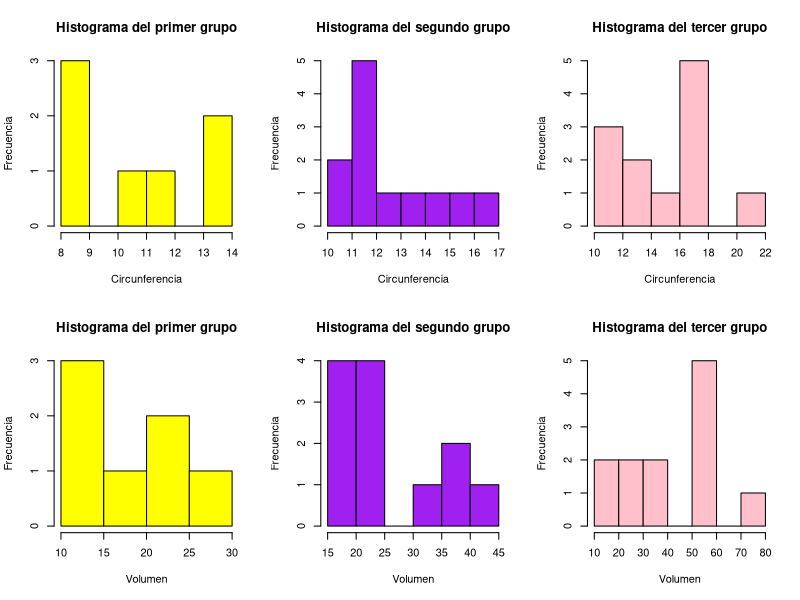
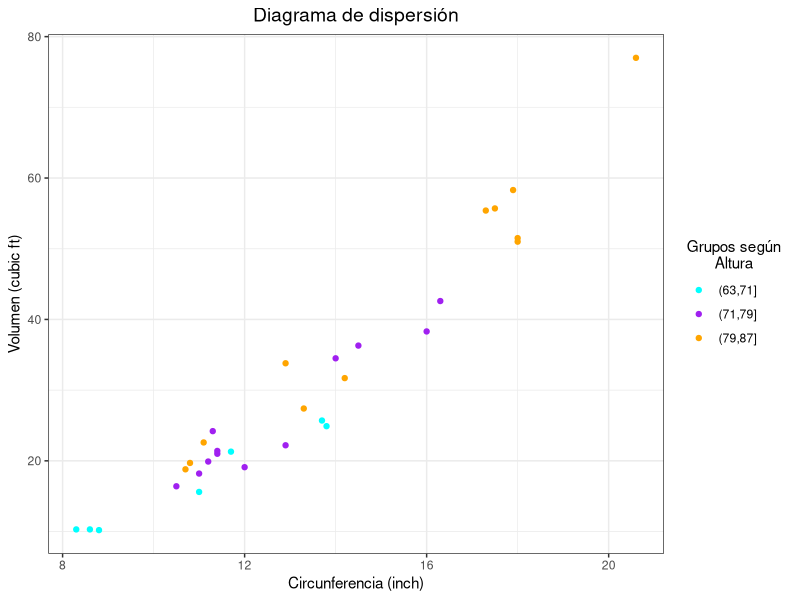
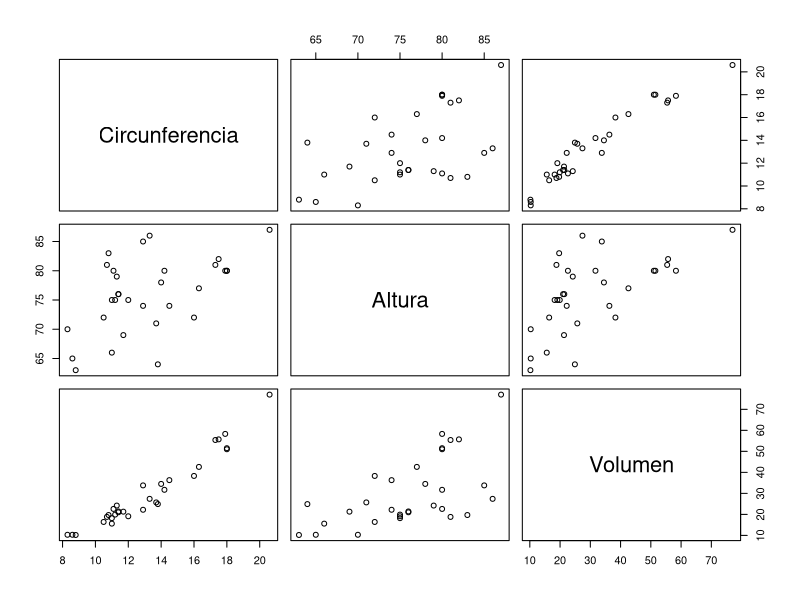
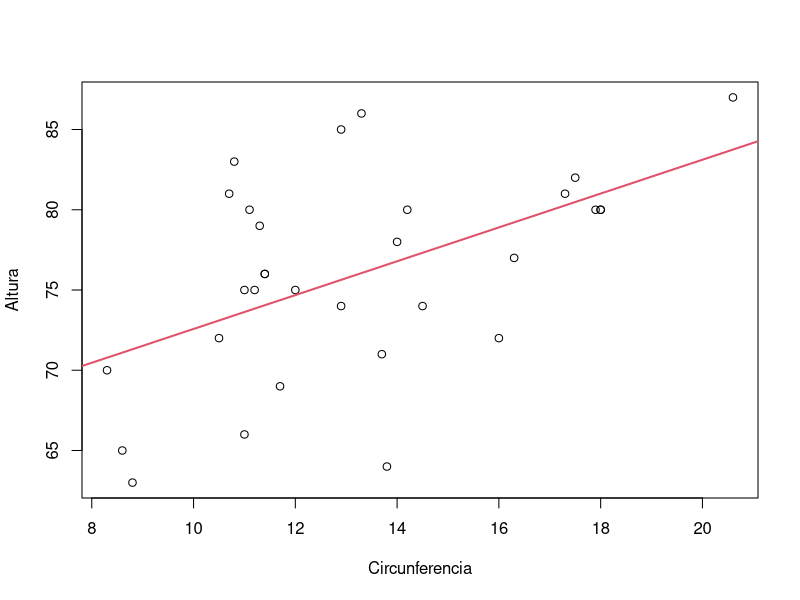
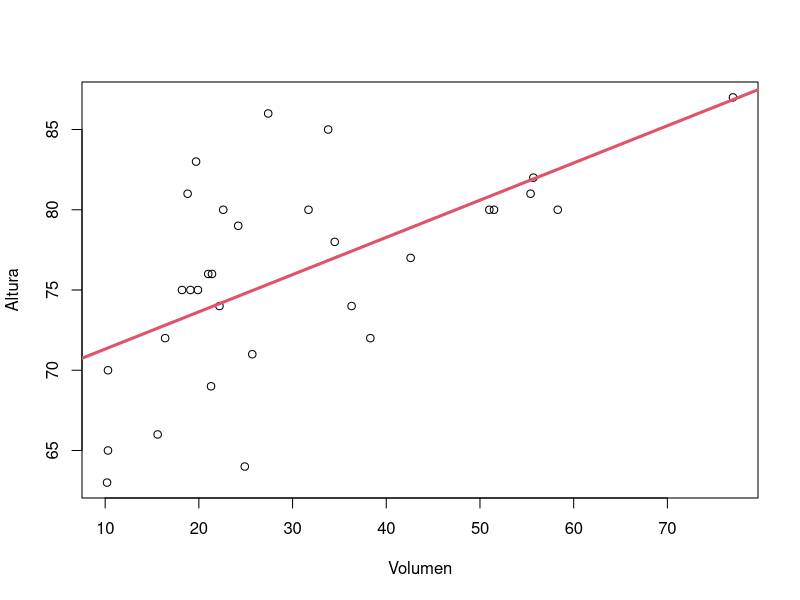
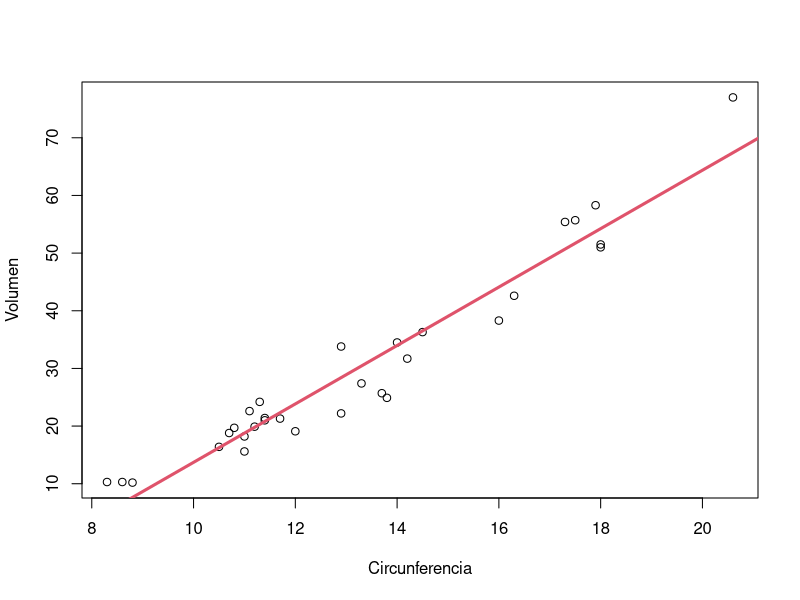
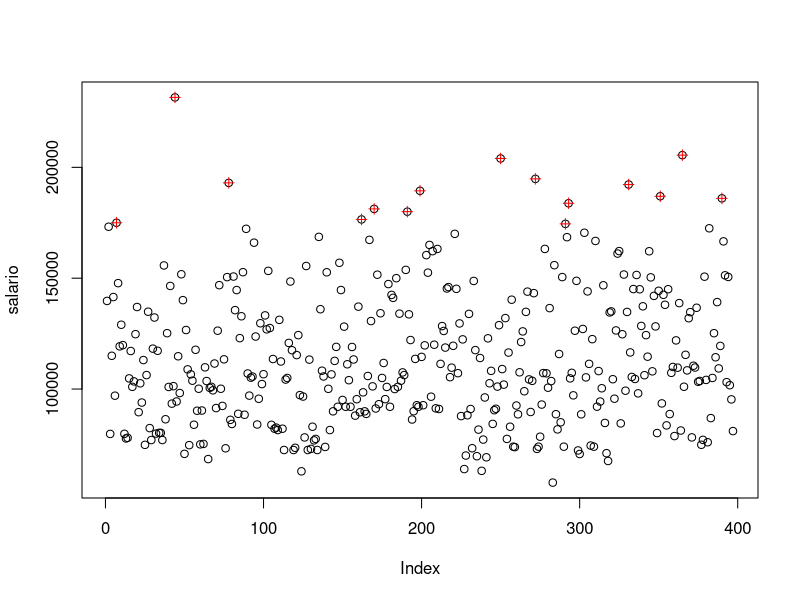
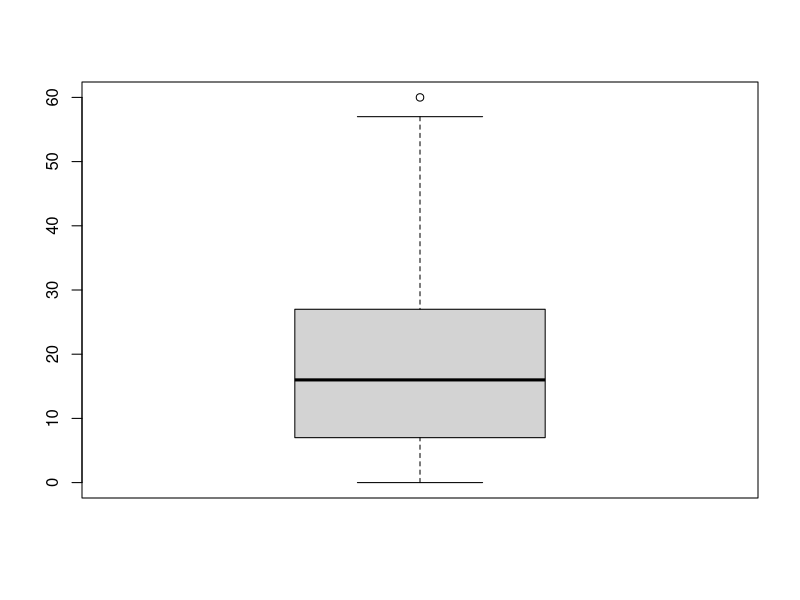

Here is the R script that generated these plots, in order:
## ---- chunk 1
knitr::opts_chunk$set(echo = TRUE)
## ---- chunk 2
data("trees")
arboles<-trees
colnames(arboles)<-c("Circunferencia","Altura", "Volumen")
head(arboles)
attach(arboles) 

## ---- chunk 3
Grupo_Altura<-cut(Altura,3, labels = c(1,2,3))
arboles<-cbind(arboles,Grupo_Altura)

arboles_1 <- arboles[Grupo_Altura==1,] 
arboles_2 <- arboles[Grupo_Altura==2,]
arboles_3 <- arboles[Grupo_Altura==3,]
## ---- chunk 4
par(mfrow=c(2,3))
hist(arboles_1$Circunferencia, col="yellow",main= "Histograma del primer grupo",
     xlab = "Circunferencia", ylab="Frecuencia")
hist(arboles_2$Circunferencia, col="purple",main= "Histograma del segundo grupo",
     xlab = "Circunferencia", ylab="Frecuencia")
hist(arboles_3$Circunferencia, col="pink",main= "Histograma del tercer grupo",
     xlab = "Circunferencia", ylab="Frecuencia")

hist(arboles_1$Volumen,col="yellow",main= "Histograma del primer grupo",
     xlab = "Volumen", ylab="Frecuencia")
hist(arboles_2$Volumen,  col="purple",main= "Histograma del segundo grupo",
     xlab = "Volumen", ylab="Frecuencia")
hist(arboles_3$Volumen, col="pink",main= "Histograma del tercer grupo",
     xlab = "Volumen", ylab="Frecuencia")
## ---- chunk 5
library(ggplot2)

disp<-qplot(Circunferencia,Volumen,data=arboles,col=Grupo_Altura)

disp + 
scale_color_manual(labels = c("(63,71]", "(71,79]","(79,87]"),
                  values = c("cyan", "purple","orange")) +
labs(title = "Diagrama de dispersión", x = "Circunferencia (inch)",
     y = "Volumen (cubic ft)", color = "Grupos según \n       Altura")+
theme_bw()+theme(plot.title=element_text(size=14, hjust =0.5))
## ---- chunk 6
pairs(arboles[,-4])
## ---- chunk 7
par(mfrow=c(1,1))
## ---- chunk 8
regre1<-lm(Altura~Circunferencia)
summary(regre1)
plot(Circunferencia,Altura)
abline(regre1,col=2,lwd=2)
## ---- chunk 9
regre2<-lm(Altura~Volumen)
plot(Volumen,Altura)
abline(regre2,col=2,lwd=3)
## ---- chunk 10
regre3<-lm(Volumen~Circunferencia)
plot(Circunferencia,Volumen)
abline(regre3,col=2,lwd=3)
## ---- chunk 11
library(carData)
data("Salaries")
## ---- chunk 12
salarios<-Salaries
colnames(salarios)<-c("rango","disciplina","doctorado","servicio","sexo","salario")
## ---- chunk 13
attach(salarios)
FrecAbs_rango<-table(rango)
## ---- chunk 14
attach(salarios)
FrecAbs_rango<-table(rango)
library(knitr)
print(knitr::kable(as.data.frame(FrecAbs_rango),  format = "latex",
                   col.names =c("Rango del profesor","Num. Profesores"),align='c'))
## ---- chunk 15
intervalos_servicio <- cut(servicio,breaks = c(0,10,20,30,40,50,60), include.lowest = T)
FrecAbs_servicio<-table(intervalos_servicio)
## ---- chunk 16
FrecRel_rango<-round(prop.table(FrecAbs_rango),4)
AbsAcum_rango<-cumsum(FrecAbs_rango)
RelAcum_rango<-cumsum(round(FrecRel_rango,4))
tabla_rango<-cbind(FrecAbs_rango,FrecRel_rango,AbsAcum_rango,RelAcum_rango)
## ---- chunk 17
FrecRel_servicio<-round(prop.table(FrecAbs_servicio),4)
AbsAcum_servicio<-cumsum(FrecAbs_servicio)
RelAcum_servicio<-cumsum(round(FrecRel_servicio,4))

tabla_servicio<-cbind(FrecAbs_servicio,FrecRel_servicio,AbsAcum_servicio,RelAcum_servicio)
## ---- chunk 18
summary(salario)
library(psych)
describe(salario)

summary(doctorado)
sd(doctorado)
mean(doctorado)
var(doctorado)
describe(doctorado)

summary(servicio)
describe(servicio)
## ---- chunk 19
int <- c(mean(salario)-2*sd(salario),mean(salario)+2*sd(salario))
int 
## ---- chunk 20
b <- which((salario < int[1]) | (salario > int[2]))
b
## ---- chunk 21
salario[b]
## ---- chunk 22
plot(salario)
points(b,salario[b],col="red",pch=3)
## ---- chunk 23
grafico<-boxplot(servicio)
## ---- chunk 24
outliers<-grafico$out
outliers
## ---- chunk 25
a <- which(servicio %in% outliers)
a
## ---- chunk 26
hist(salario,col="coral", breaks = 10,
     main="Histograma de salario", xlab = "Salario", ylab = "Frecuencia absoluta", freq = T)
## ---- chunk 27
Grupo_prof<-salarios[rango=="Prof",]
Grupo_Asoc<-salarios[rango=="AssocProf",]
Grupo_Asist<-salarios[rango=="AsstProf",]


Salario_prof<-Grupo_prof$salario
Salario_asoc<-Grupo_Asoc$salario
Salario_asist<-Grupo_Asist$salario
## ---- chunk 28
library(ggplot2)
## ---- chunk 29
ggplot(Grupo_prof, aes(Salario_prof))+ 
  geom_histogram(breaks=seq(20000, 250000, by = 10000),color="black",fill="darkolivegreen1")+
  labs(x="Salario",  y="Frecuencia", title="Histograma del Salario de los profesores")

ggplot(Grupo_Asist, aes(Salario_asist))+ 
  geom_histogram(breaks=seq(20000, 250000, by = 10000), color="black",fill="darksalmon")+
  labs( title="Histograma del Salario de los asistentes de los profesores", x="Salario", 
        y="Frecuencia")


## ---- chunk 30
ggplot(Grupo_Asoc, aes(Salario_asoc))+ 
  geom_histogram(breaks=seq(20000, 250000, by = 10000), color="black",
                 fill="aquamarine")+
  labs(title = "Histograma del Salario de los profesores asociados", x="Salario",
                 y="Frecuencia")
## ---- chunk 31
pairs(salarios[,c(4,6)], main="Gráfico de dispersión")

## ---- chunk 32
modelo<-lm(salario~servicio, data = salarios)

summary(modelo)
